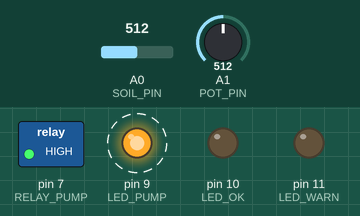
Recording of a sketch running on a simulated Arduino Uno, built with avr-gcc and run on an emulated ATmega328P. Shown: switched loads named in the sketch (green lamp = pin HIGH), output pins drawn as LEDs (lit = HIGH). Dashed ring = blinking. The inputs (shaded band) are chosen by the test bench; at power-on: A0 (SOIL_PIN) = 512, A1 (POT_PIN) = 512. What the sketch prints to the serial monitor is not drawn.

Above: at 1.7 s.
1.8 s: A0 (SOIL_PIN) set to 520
4.1 s: A1 (POT_PIN) set to 533
At 5.2 s:
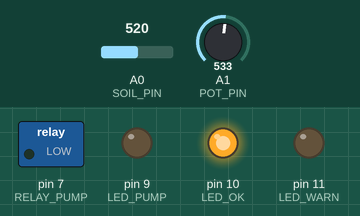
5.6 s: A1 (POT_PIN) set to 556
7.1 s: A0 (SOIL_PIN) set to 457
10.1 s: A0 (SOIL_PIN) set to 432
At 11.6 s:
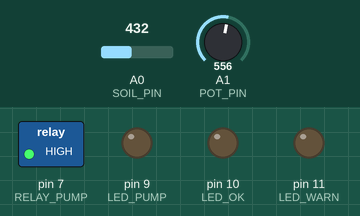
At 42.0 s:
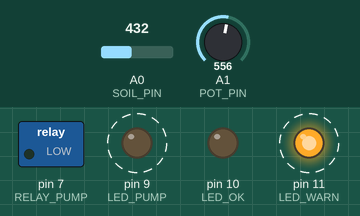
Timing chart, 0 to 43.6 s (numbered marks = the images above; inputs shaded):
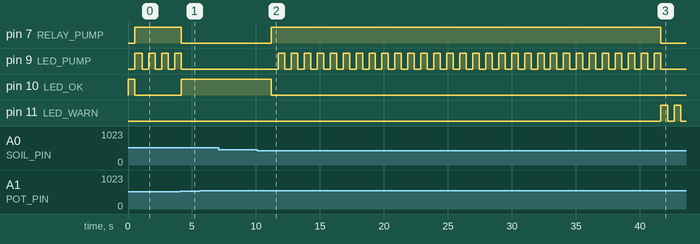

Measured:
- the behaviour switches between 444 and 443 on A0 (SOIL_PIN) (found by bisection; images 1 and 2)
- after the input at 5.6 s, every drawn part: stays the same
- after the input at 7.1 s, every drawn part: stays the same
- after the input at 10.1 s, pin 7 (RELAY_PUMP): LOW → HIGH after 1.1 s, → LOW 30.4 s later; pin 9 (LED_PUMP): alternates HIGH for 0.51 s and LOW for 0.51 s, 60 changes in all, then stays LOW, starting after 1.7 s; pin 10 (LED_OK): HIGH → LOW after 1.1 s; pin 11 (LED_WARN): alternates HIGH for 0.53 s and LOW for 0.50 s, starting after 31.5 s
- by itself, pin 9 (LED_PUMP): alternates HIGH for 0.51 s and LOW for 0.51 s

The sketch:

05_auto_irrigation.ino
```cpp
/*
 * 第三組：土壤水份控制組
 * 範例 5：完整自動灌溉系統（整合實作）
 *
 * 功能說明：
 * - 土壤濕度感測與顯示
 * - 電位器調整乾燥門檻
 * - 自動控制抽水馬達
 * - 完整安全保護機制
 * - 三色 LED 狀態指示
 *
 * 這就是智慧溫室自動灌溉的基本原型！
 */

//=== 腳位定義 ===
#define SOIL_PIN A0       // 土壤濕度感測器
#define POT_PIN A1        // 電位器（調整門檻）
#define RELAY_PUMP 7      // 繼電器控制馬達
#define LED_PUMP 9        // 藍色 LED（馬達運轉）
#define LED_OK 10         // 綠色 LED（狀態正常）
#define LED_WARN 11       // 紅色 LED（需要注意）

//=== 校正值（請根據實際感測器調整）===
int DRY_VALUE = 300;      // 空氣中的讀值
int WET_VALUE = 700;      // 濕土中的讀值

//=== 安全參數 ===
#define MAX_PUMP_TIME 30000       // 最大澆水：30 秒
#define MIN_PUMP_INTERVAL 60000   // 最小間隔：60 秒
#define HYSTERESIS 10             // 遲滯範圍：10%

//=== 繼電器設定 ===
#define RELAY_ACTIVE_HIGH true

//=== 狀態變數 ===
bool pumpOn = false;
unsigned long pumpStartTime = 0;
unsigned long pumpStopTime = 0;
bool safetyLockout = false;

// 讀值平滑化
const int SAMPLES = 5;
int readings[SAMPLES];
int readIndex = 0;

void setup() {
  // 初始化讀值陣列
  for (int i = 0; i < SAMPLES; i++) {
    readings[i] = 0;
  }

  // 設定腳位
  pinMode(RELAY_PUMP, OUTPUT);
  pinMode(LED_PUMP, OUTPUT);
  pinMode(LED_OK, OUTPUT);
  pinMode(LED_WARN, OUTPUT);

  // 初始化狀態
  relayOff(RELAY_PUMP);
  allLEDsOff();
  digitalWrite(LED_OK, HIGH);

  Serial.begin(9600);
  Serial.println("╔═══════════════════════════════════════╗");
  Serial.println("║     智慧溫室 自動灌溉系統 v1.0        ║");
  Serial.println("╠═══════════════════════════════════════╣");
  Serial.println("║ 轉動電位器調整乾燥門檻                ║");
  Serial.println("║ 藍燈=澆水中 綠燈=正常 紅燈=警告       ║");
  Serial.println("╚═══════════════════════════════════════╝");
  Serial.println();
}

void loop() {
  unsigned long currentTime = millis();

  // 讀取並平滑化土壤濕度
  int moisture = readSoilMoisture();

  // 讀取電位器設定門檻（20-50%）
  int potValue = analogRead(POT_PIN);
  int dryThreshold = map(potValue, 0, 1023, 20, 50);
  int wetThreshold = dryThreshold + HYSTERESIS + 10;

  // 更新安全鎖定狀態
  updateSafetyLockout(currentTime);

  // 控制邏輯
  if (pumpOn) {
    handlePumpOn(moisture, wetThreshold, currentTime);
  } else {
    handlePumpOff(moisture, dryThreshold);
  }

  // 更新 LED 狀態
  updateLEDs(moisture, dryThreshold, wetThreshold);

  // 顯示狀態
  displayStatus(moisture, dryThreshold, wetThreshold, currentTime);

  delay(500);
}

//=== 讀取土壤濕度（平滑化）===
int readSoilMoisture() {
  int rawValue = analogRead(SOIL_PIN);

  // 移動平均
  readings[readIndex] = rawValue;
  readIndex = (readIndex + 1) % SAMPLES;

  int total = 0;
  for (int i = 0; i < SAMPLES; i++) {
    total += readings[i];
  }
  int average = total / SAMPLES;

  // 轉換為百分比
  int moisture = map(average, DRY_VALUE, WET_VALUE, 0, 100);
  return constrain(moisture, 0, 100);
}

//=== 更新安全鎖定狀態 ===
void updateSafetyLockout(unsigned long currentTime) {
  if (safetyLockout) {
    if (currentTime - pumpStopTime >= MIN_PUMP_INTERVAL) {
      safetyLockout = false;
      Serial.println(">>> 冷卻完成，系統就緒 <<<");
    }
  }
}

//=== 處理澆水中狀態 ===
void handlePumpOn(int moisture, int wetThreshold, unsigned long currentTime) {
  unsigned long duration = currentTime - pumpStartTime;

  if (duration >= MAX_PUMP_TIME) {
    // 超時強制停止
    Serial.println("!!! 安全停止：達到最大澆水時間 !!!");
    stopPump();
    safetyLockout = true;
  } else if (moisture >= wetThreshold) {
    // 正常停止
    Serial.println(">>> 土壤濕潤，停止澆水 <<<");
    stopPump();
  }
}

//=== 處理待機狀態 ===
void handlePumpOff(int moisture, int dryThreshold) {
  if (!safetyLockout && moisture < dryThreshold) {
    Serial.println(">>> 土壤乾燥，開始澆水 <<<");
    startPump();
  }
}

//=== 開始澆水 ===
void startPump() {
  pumpOn = true;
  pumpStartTime = millis();
  relayOn(RELAY_PUMP);
  digitalWrite(LED_PUMP, HIGH);
}

//=== 停止澆水 ===
void stopPump() {
  pumpOn = false;
  pumpStopTime = millis();
  relayOff(RELAY_PUMP);
  digitalWrite(LED_PUMP, LOW);
}

//=== 更新 LED 狀態 ===
void updateLEDs(int moisture, int dryThreshold, int wetThreshold) {
  if (pumpOn) {
    // 澆水中：藍燈閃爍
    static bool blinkState = false;
    blinkState = !blinkState;
    digitalWrite(LED_PUMP, blinkState ? HIGH : LOW);
    digitalWrite(LED_OK, LOW);
    digitalWrite(LED_WARN, LOW);
  } else if (safetyLockout) {
    // 安全鎖定：紅燈閃爍
    static bool warnBlink = false;
    warnBlink = !warnBlink;
    digitalWrite(LED_PUMP, LOW);
    digitalWrite(LED_OK, LOW);
    digitalWrite(LED_WARN, warnBlink ? HIGH : LOW);
  } else if (moisture < dryThreshold) {
    // 乾燥警告
    digitalWrite(LED_PUMP, LOW);
    digitalWrite(LED_OK, LOW);
    digitalWrite(LED_WARN, HIGH);
  } else if (moisture > wetThreshold) {
    // 濕潤正常
    digitalWrite(LED_PUMP, LOW);
    digitalWrite(LED_OK, HIGH);
    digitalWrite(LED_WARN, LOW);
  } else {
    // 適中
    digitalWrite(LED_PUMP, LOW);
    digitalWrite(LED_OK, HIGH);
    digitalWrite(LED_WARN, LOW);
  }
}

//=== 顯示狀態 ===
void displayStatus(int moisture, int dryThreshold, int wetThreshold, unsigned long currentTime) {
  // 濕度條
  Serial.print("[");
  int bars = moisture / 10;
  for (int i = 0; i < 10; i++) {
    Serial.print(i < bars ? "█" : "░");
  }
  Serial.print("] ");

  Serial.print(moisture);
  Serial.print("% | 門檻:");
  Serial.print(dryThreshold);
  Serial.print("-");
  Serial.print(wetThreshold);
  Serial.print("% | ");

  if (pumpOn) {
    unsigned long sec = (currentTime - pumpStartTime) / 1000;
    Serial.print("澆水中(");
    Serial.print(sec);
    Serial.print("s)");
  } else if (safetyLockout) {
    unsigned long remaining = (MIN_PUMP_INTERVAL - (currentTime - pumpStopTime)) / 1000;
    Serial.print("冷卻(");
    Serial.print(remaining);
    Serial.print("s)");
  } else {
    Serial.print("待機");
  }

  Serial.println();
}

void allLEDsOff() {
  digitalWrite(LED_PUMP, LOW);
  digitalWrite(LED_OK, LOW);
  digitalWrite(LED_WARN, LOW);
}

void relayOn(int pin) {
  digitalWrite(pin, RELAY_ACTIVE_HIGH ? HIGH : LOW);
}

void relayOff(int pin) {
  digitalWrite(pin, RELAY_ACTIVE_HIGH ? LOW : HIGH);
}

/*
 * 實作挑戰：
 *
 * 1. 多區域灌溉
 *    加入第二個土壤感測器和繼電器
 *    獨立控制兩個灌溉區
 *
 * 2. 水量估算
 *    根據澆水時間估算用水量
 *    累計並顯示總用水量
 *
 * 3. 排程澆水
 *    設定每天固定時間檢查土壤
 *    避免半夜澆水
 *
 * 4. 資料傳送
 *    將土壤濕度傳送給第六組
 *    接收遠端控制指令
 *
 * 5. 智慧節水
 *    考慮天氣因素
 *    雨天減少澆水
 */

/*
 * 延伸知識：專業灌溉系統
 *
 * 1. 精準農業：
 *    - 多點感測土壤狀況
 *    - 根據作物需求調整
 *    - 結合氣象資料預測
 *
 * 2. 商業系統功能：
 *    - 流量計測量用水量
 *    - 壓力感測確保正常運作
 *    - 遠端監控與控制
 *    - 歷史資料分析
 *
 * 3. 環保考量：
 *    - 雨水回收利用
 *    - 滴灌減少蒸發
 *    - 夜間灌溉效率高
 */
```
